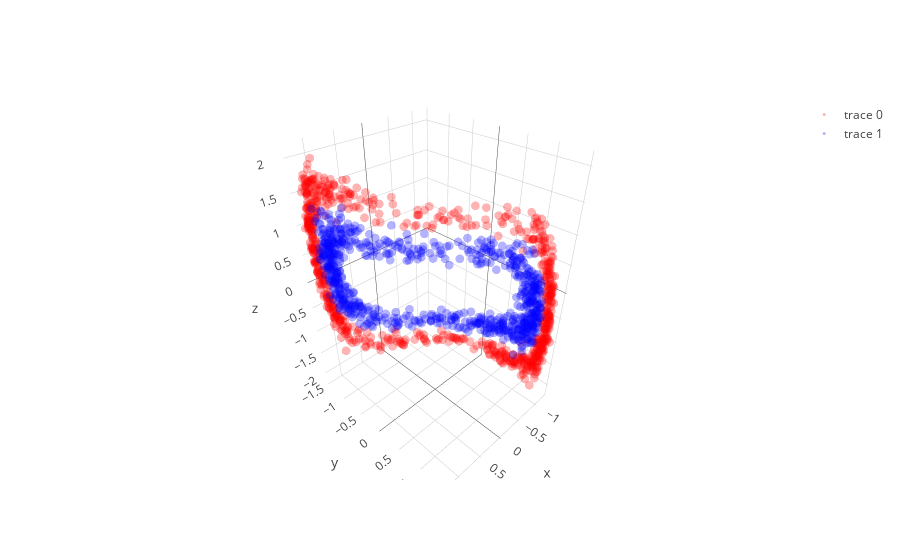
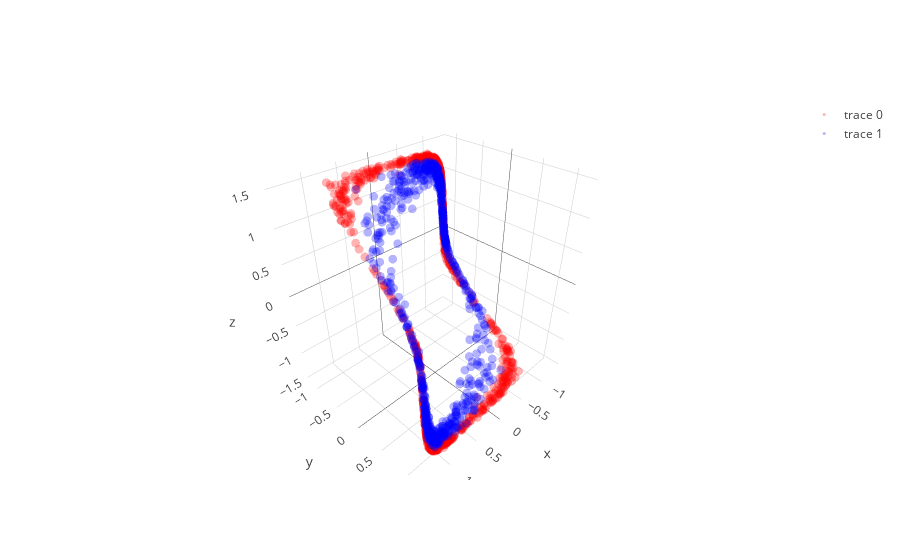

Notebook source saved alongside these figures, in order:
### Code cell
learning_rate = 0.0008; beta1=0.999; beta2=0.999; adam_e = 1e-8 

l1 = PCA_layer(2,3);  l1b= batch_norm()
l2 = PCA_layer(3,3);  l2b= batch_norm()
l3 = PCA_layer(3,2)

mini_batch_size    = 20
training_iteration = 100

copyX = np.copy(X)
for iter in range(training_iteration):

    copyX = shuffle(copyX)
    for current_batch_index in range(0,len(X),mini_batch_size):
        current_batch = copyX[current_batch_index:current_batch_index+mini_batch_size]
        layer1,layer1_var = l1.feed_non(current_batch,1)
        layer1bn = l1b.feed(layer1)
        layer2,layer2_var = l2.feed_non(layer1bn,1)
        layer2bn = l2b.feed(layer2)
        layer3,layer3_var = l3.feed_linear(layer2bn)

        sys.stdout.write("Iter: " + str(iter) + " " + str(layer1_var.mean() + layer2_var.mean() + layer3_var.mean()) + '\r')
        sys.stdout.flush()
        
        grad3   = l3.back_linear()
        grad2bn = l2b.back(grad3)
        grad2   = l2.back_non(grad2bn,cancel=1,sign_value=-1)
        grad1bn = l1b.back(grad2)
        grad1   = l1.back_non(grad1bn,cancel=1,sign_value=-1)
   
layer1,layer1_var = l1.feed_non(X,0)
layer1bn = l1b.feed(layer1)
layer2,layer2_var = l2.feed_non(layer1bn,0)
layer2bn = l2b.feed(layer2)
layer3,layer3_var = l3.feed_linear(layer2bn)

trace1 = go.Scatter3d(
    x=layer1bn[y==0,0],
    y=layer1bn[y==0,1],
    z=layer1bn[y==0,2],
    mode='markers',
    line=dict(color='red',width=0.5),
    marker=dict(size=3,opacity=0.3)
)
trace2 = go.Scatter3d(
    x=layer1bn[y==1,0],
    y=layer1bn[y==1,1],
    z=layer1bn[y==1,2],
    mode='markers',
    line=dict(color='blue',width=0.5),
    marker=dict(size=3,opacity=0.3)
)
data = [trace1,trace2]
fig  = go.Figure(data=data)
iplot(fig)

trace1 = go.Scatter3d(
    x=layer2bn[y==0,0],
    y=layer2bn[y==0,1],
    z=layer2bn[y==0,2],
    mode='markers',
    line=dict(color='red',width=0.5),
    marker=dict(size=3,opacity=0.3)
)
trace2 = go.Scatter3d(
    x=layer2bn[y==1,0],
    y=layer2bn[y==1,1],
    z=layer2bn[y==1,2],
    mode='markers',
    line=dict(color='blue',width=0.5),
    marker=dict(size=3,opacity=0.3)
)
data = [trace1,trace2]
fig  = go.Figure(data=data)
iplot(fig)

plt.figure(figsize=(8,6))
plt.scatter(layer3[y==0, 0], layer3[y==0, 1], color='red', alpha=0.5)
plt.scatter(layer3[y==1, 0], layer3[y==1, 1], color='blue', alpha=0.5)
plt.show()

### Figure 1 — Plotly figure (JSON) as saved in the notebook; plotly's stock layout.template omitted (floating-point values rounded to 4 significant figures; data arrays with more than 128 entries replaced by an {"elided": "..."} marker saying what was removed)
{"data": [{"line": {"color": "red", "width": 0.5}, "marker": {"opacity": 0.3, "size": 3}, "mode": "markers", "type": "scatter3d", "uid": "aaee8218-3470-4233-b197-40f4e8d12c60", "x": {"elided": "750 float values"}, "y": {"elided": "750 float values"}, "z": {"elided": "750 float values"}}, {"line": {"color": "blue", "width": 0.5}, "marker": {"opacity": 0.3, "size": 3}, "mode": "markers", "type": "scatter3d", "uid": "bcce34e9-bfe7-42a9-b5de-21e84164d62f", "x": {"elided": "750 float values"}, "y": {"elided": "750 float values"}, "z": {"elided": "750 float values"}}], "layout": {}}

### Figure 2 — Plotly figure (JSON) as saved in the notebook; plotly's stock layout.template omitted (floating-point values rounded to 4 significant figures; data arrays with more than 128 entries replaced by an {"elided": "..."} marker saying what was removed)
{"data": [{"line": {"color": "red", "width": 0.5}, "marker": {"opacity": 0.3, "size": 3}, "mode": "markers", "type": "scatter3d", "uid": "86c3e730-6a1f-4b3d-ac8a-b0466cf4574c", "x": {"elided": "750 float values"}, "y": {"elided": "750 float values"}, "z": {"elided": "750 float values"}}, {"line": {"color": "blue", "width": 0.5}, "marker": {"opacity": 0.3, "size": 3}, "mode": "markers", "type": "scatter3d", "uid": "c8bf190a-0c40-4993-9303-450a8a8bdb2e", "x": {"elided": "750 float values"}, "y": {"elided": "750 float values"}, "z": {"elided": "750 float values"}}], "layout": {}}
